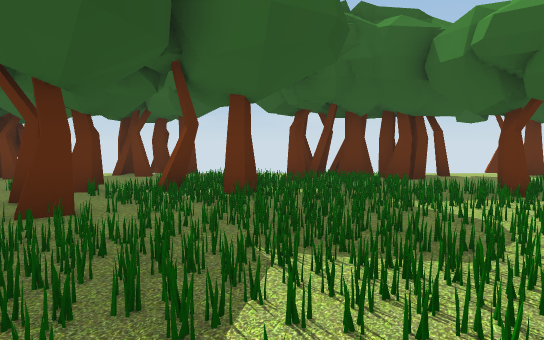
view 1 (above)

24 first-person views from a walk through a 3-D level made in the Unity game engine. The camera is 1.2 m above the floor, tilts 4° down and sees 70° across. The floor is counted in squares, 2 m on a side. Each view is taken from the middle of a square. On the plan, view 1 faces up. The plan holds only what a view shows up to about 11 squares ahead; the rest is blank. The place goes on beyond the plan. The player is left out. Some animated figures are left out. Door leaves are left out, so doorways stand open.

view 2
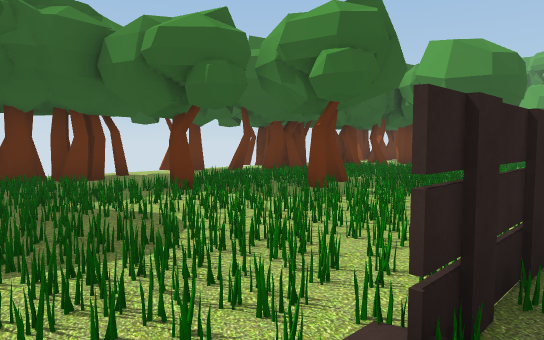

view 3
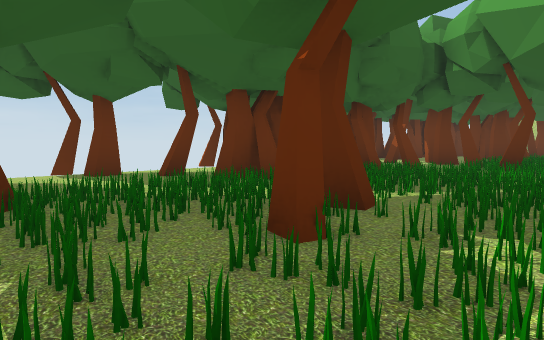

view 4
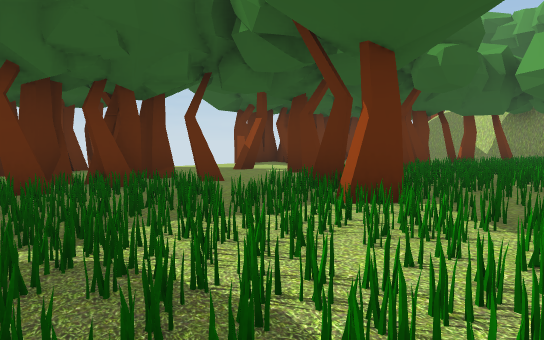

view 5
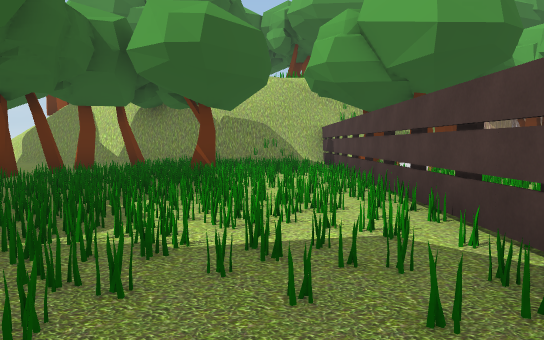

view 6
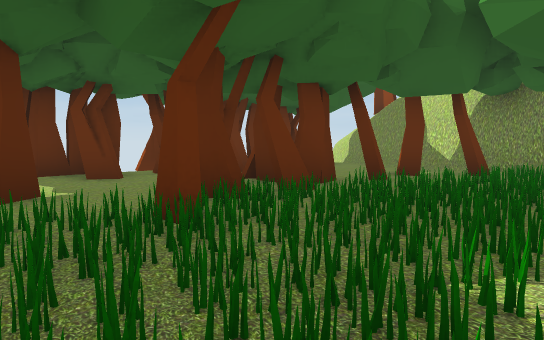

view 7
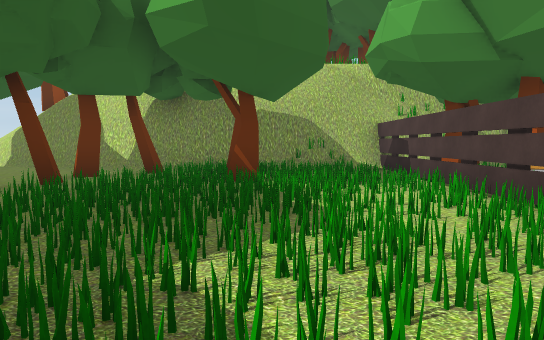

view 8
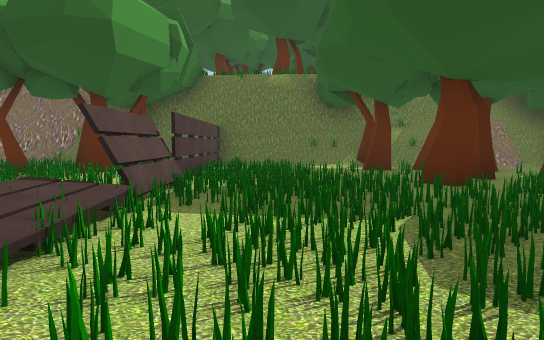

view 9
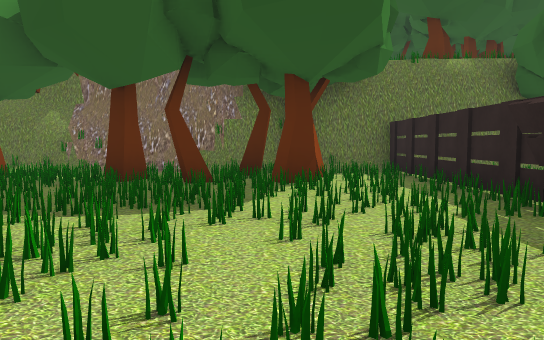

view 10
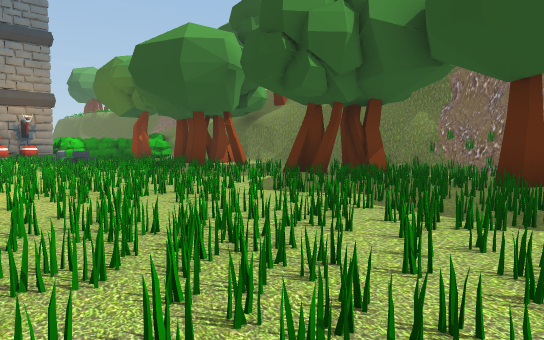

view 11
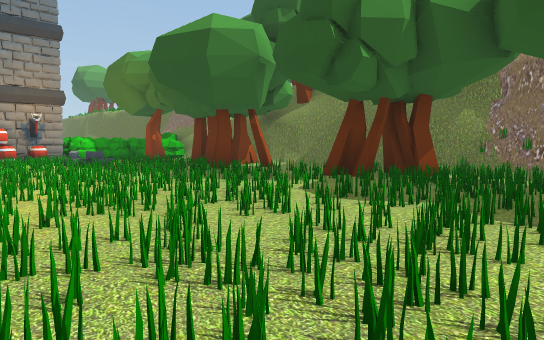

view 12
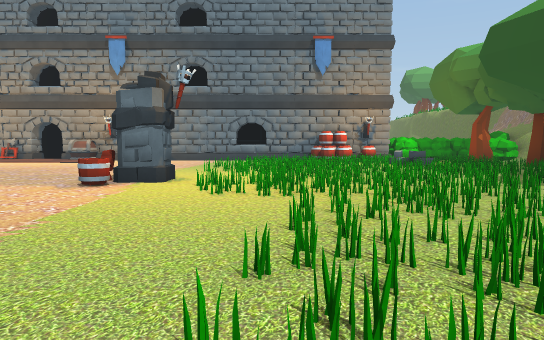

view 13
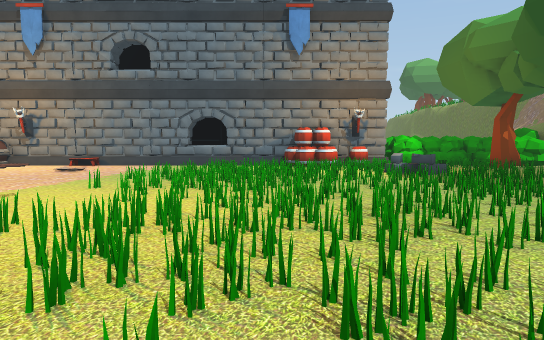

view 14
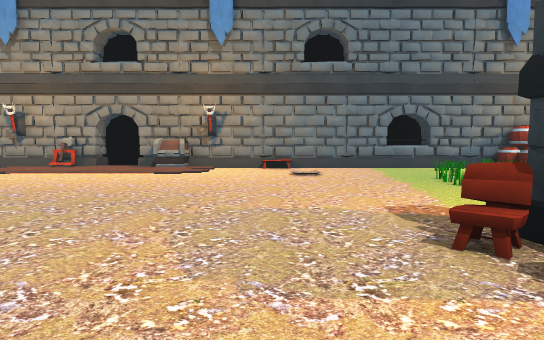

view 15
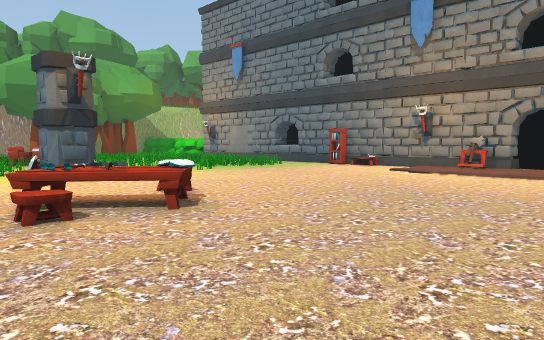

view 16
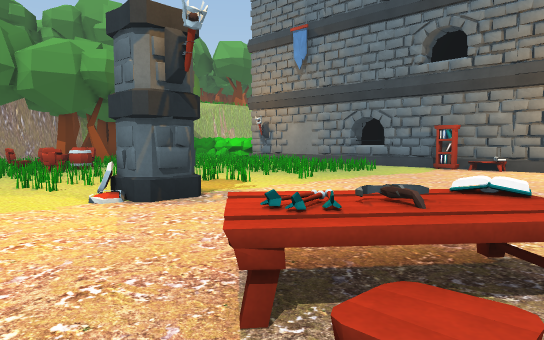

view 17
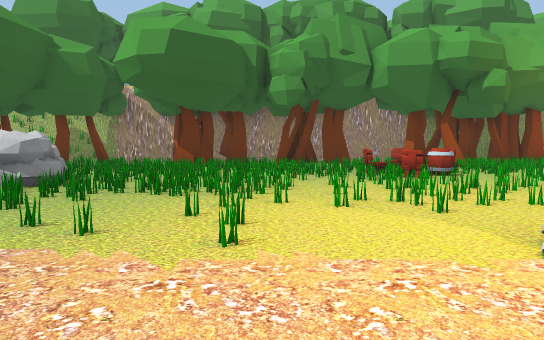

view 18
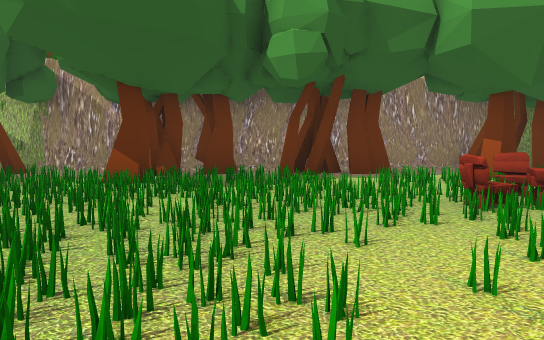

view 19
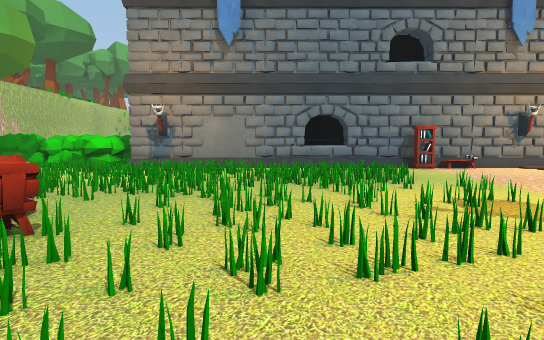

view 20
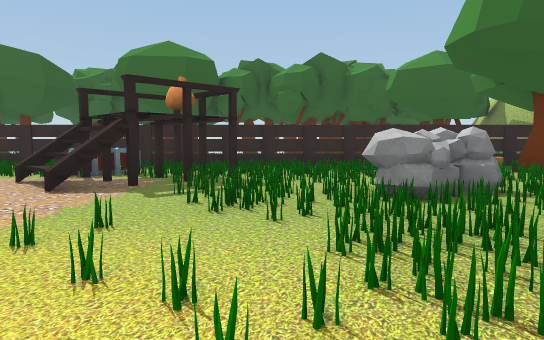

view 21
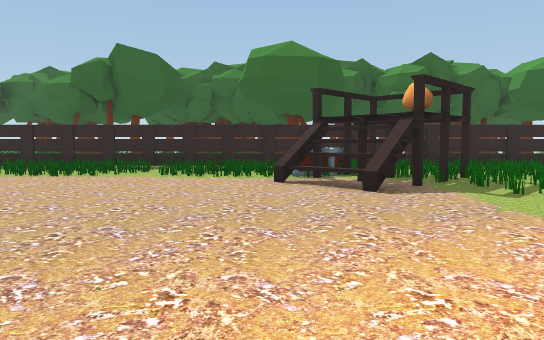

view 22
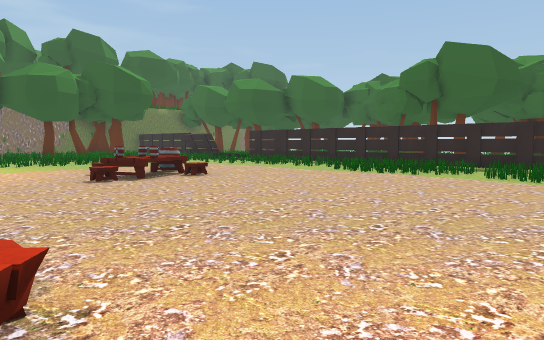

view 23
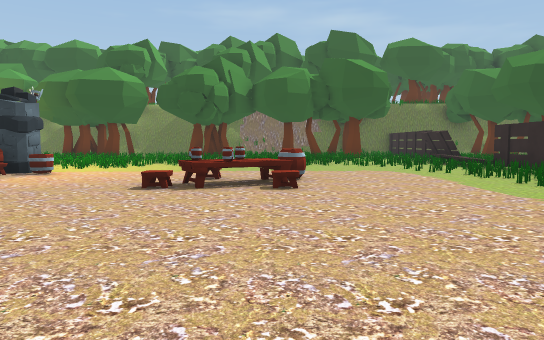

view 24
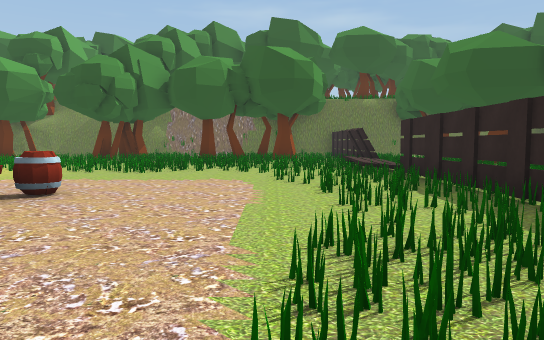

### Floor plan
Points are (right, up) in squares from view 1. A wall is a line through its corners. A room is listed if a view was taken in it or the views show most of it. See-through windows are left out.
Room 1 (views 1, 2, 3, 4, 5, 6, 7, 8, 9, 10, 11, 12, 13, 14, 15, 16, 17, 18, 19, 20, 21, 22, 23, 24)
walls: (13.7, -3.3) (12.9, -2.5); (14.2, -3.5) (13.5, -4.2); (14.9, 0.6) (23.7, 0.6) (23.5, 2.2); (-2.6, 0.5) (-7.2, 0.5); (18.8, 0.5) (1.2, 0.5); (9.2, -17.4) (20.5, -17.4); (1.2, -17.3) (1.2, -17.9); (14.4, -17.5) (15.1, -17.2); (22.4, 0.5) (21.2, 0.5); (2.2, -18) (2.2, -17.3); (-7.4, -4.3) (-7.6, -5.4); (-7.5, -5.7) (-7.5, -10.9); (-7.5, -1.7) (-7.5, -2.2); (-0.1, -17.5) (0.5, -17.4); (-7.3, 0.6) (-2.6, 0.6); (15, -18.4) (16.2, -18.4); (0.9, -18.4) (2, -18.4); (24.1, -1.2) (23.4, 1.7); (24.4, -3.5) (24.3, -3); (23.8, 1.1) (23.6, 2.5); (24.7, -4.6) (24.1, -0.4); (24.8, -3.7) (24.6, -3.1); (24.7, -7.4) (24.8, -6.3); (-6.9, 4.3) (-7.1, 2.5); (-7.1, 4.4) (-7, 3.7); (-7.1, 4.4) (-7.3, 3); (-3.1, -17.4) (8.1, -17.4); (24.9, -8.4) (24.8, -3); (23.4, 4.4) (23.9, 7.1); (-7.5, 4.3) (-7.5, 2.5); (23.4, 4.5) (23.5, 5.5) (24.1, 7); (-6.8, 6) (-6.8, 5); (23.5, 5.1) (23.7, 5.9); (25.1, -9.8) (25.1, -9.3); (-7, 6.1) (-7, 5.3); (25.2, -11) (25.2, -10.5); (23.8, 6) (24, 7); (24.8, -14) (25.2, -11.5); (25, -14) (25, -9.3); (-6.9, 9.1) (-6.9, 7.6); (-7.2, 9) (-7, 7.8); (-7.1, 9.2) (-6.9, 7.6); (-7.2, 9.2) (-7.2, 7.7); (24.4, 7.9) (25.3, 10.1); (24.8, 9.3) (25.4, 10.3)
low walls: (13.1, -3.6) (12.4, -2.9); (13.4, -3.6) (12.5, -2.7); (-7, 9) (-6.8, 7.8)
ways out: open door at (8.7, -17.7); gap at (-7, -2)
objects: other object (-7, -19); other object (-7, -18); other object (-7, -17); other object (-7, 10); other object (-7, 11); other object (-6, -18); other object (-6, -14); other object (-6, -13); other object (-6, -12) to (-5, -11); other object (-6, -8); other object (-6, -8) to (-5, -7); other object (-6, -2) to (-5, -2); other object (-6, -1); other object (-6, 4); other object (-6, 6); other object (-6, 9); other object (-6, 10); other object (-5, -18); other object (-5, -4) to (-5, -3); other object (-5, 9); other object (-4, -18); other object (-4, 7) to (-3, 8); other object (-4, 11) to (-3, 11); other object (-3, -15); other object (-3, 0) to (-1, 0); other object (-3, 4) to (-3, 5); other object (-3, 10); other object (-3, 11) to (-2, 12); other object (-2, -17) to (-1, -17); other object (-2, 7); other object (0, 7); other object (1, 1); other object (1, 9) to (1, 10); other object (1, 11); other object (2, 10) to (3, 10); other object (3, -10); other object (3, 9) to (4, 10); other object (4, -10); other object (4, -9); other object (4, 6) to (5, 7); other object (5, -6); other object (5, -5); other object (6, -6); other object (6, -5); other object (6, 5) to (7, 5); other object (6, 10) to (7, 11); other object (7, -17) to (8, -17); other object (8, 8) to (8, 9); other object (9, 8) to (10, 9); other object (9, 9); other object (10, -17); other object (10, -10) to (11, -9); other object (10, 7); other object (10, 8); other object (10, 10) to (10, 11); other object (10, 12); other object (11, -10); other object (11, 8) to (12, 8); other object (11, 9); other object (11, 11) to (12, 11); other object (12, -17); other object (12, -10); other object (12, 9); other object (13, -17); other object (13, -2); other object (13, 4) to (13, 5); other object (13, 7); other object (13, 11); other object (14, -10); other object (14, 6) to (15, 7); other object (15, -10); other object (15, 8) to (16, 9); other object (16, 10) to (17, 11); other object (17, -5) to (18, -4); other object (17, 6) to (18, 7); other object (18, -4); other object (18, 8); other object (18, 10); other object (18, 11); other object (19, -11); other object (19, -10); other object (19, 6); other object (19, 7); other object (19, 7) to (20, 8); other object (19, 10) to (19, 11); other object (20, -12); other object (20, -11); other object (20, -10); other object (20, 10) to (20, 11); other object (21, -18); other object (21, -17); other object (21, -11); other object (21, -1); other object (21, 3) to (22, 4); other object (21, 6); other object (21, 11) to (22, 11); other object (22, -18); other object (22, -6) to (23, -6); other object (22, -1) to (23, 0); other object (22, 5) to (23, 6); other object (22, 10) to (23, 10); other object (23, -19); other object (23, -18); other object (23, -17); other object (23, -12); other object (23, -9) to (24, -8); other object (23, -3) to (24, -2); other object (23, 10) to (24, 11); other object (24, -15); other object (24, -14); other object (24, -10); other object (24, -8); other object (24, -7); other object (24, -6); other object (24, -5); other object (25, -15)

Where each view was taken, in squares from view 1:
view 1: 0 up, 0 right, facing up
view 2: 0 up, 0 right, facing up-right
view 3: 3 up, 4 right, facing up-right
view 4: 2 up, 9 right, facing up-right
view 5: 2 up, 13 right, facing right
view 6: 3 up, 15 right, facing up-right
view 7: 3 up, 15 right, facing right
view 8: 2 up, 3 right, facing left
view 9: 2 down, 1 right, facing left
view 10: 3 down, 1 right, facing down-left
view 11: 4 down, 1 right, facing down-left
view 12: 4 down, 1 right, facing down
view 13: 7 down, 0 right, facing down
view 14: 8 down, 5 right, facing down
view 15: 8 down, 7 right, facing down-right
view 16: 8 down, 10 right, facing down-right
view 17: 8 down, 12 right, facing right
view 18: 8 down, 16 right, facing right
view 19: 8 down, 17 right, facing down
view 20: 9 down, 16 right, facing up
view 21: 9 down, 12 right, facing up
view 22: 9 down, 12 right, facing up-left
view 23: 5 down, 11 right, facing left
view 24: 2 down, 9 right, facing left
